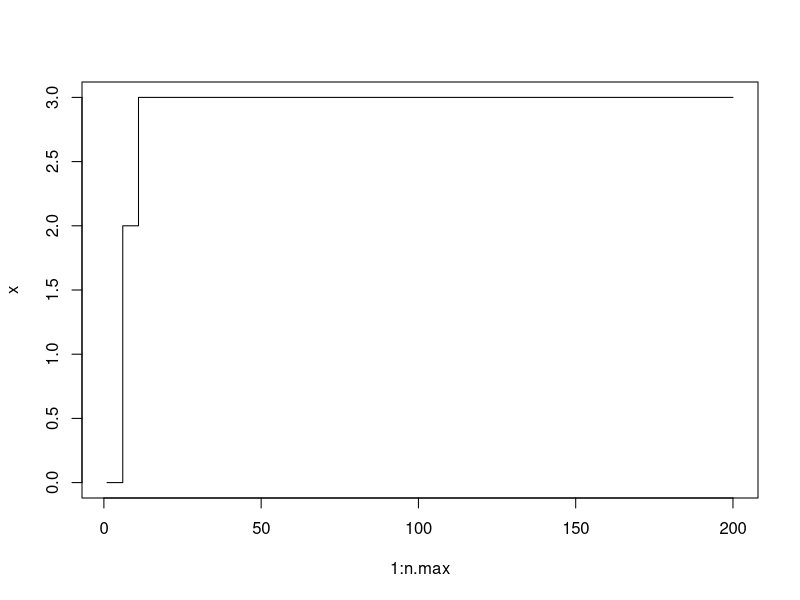

Source code (R):
### Mark of Chain
### Markov chain
rm (list=ls())
# the rows of the tpm:

p.0j <- c(0.9,0.07,0.02,0.01)
p.1j <- c(0.0,0.95,0.04,0.01)
p.2j <- c(0,0,0.9,0.1)
p.3j <- c(0,0,0,1.0)

# Arranged in matrix, the tpm, P:
P <- matrix( data=c(p.0j, p.1j, p.2j, p.3j),
             ncol=4, nrow=4,
             byrow=TRUE); P

states <- c(0,1,2,3)
n.max <- 200

x <- numeric(n.max)
n <- 1
x[n] <- 0 # start in state 0 at time n=1
for ( n in 2:n.max) # while state is lower than 3
{
  x[n] <- sample( x=states, size=1,
                  prob=P[ x[n-1] + 1,])
}
# cbind(x)
plot( x=1:n.max, y=x, type='s')